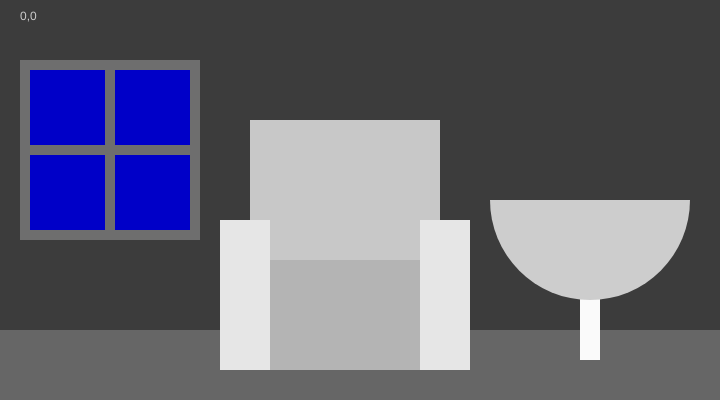
Frame 1 (no input)
Frame 60 (no input): identical to frame 1, image omitted
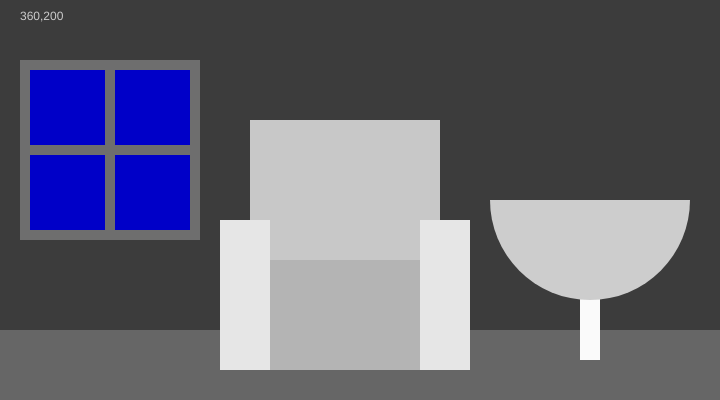
Frame 120 (the mouse pressed at the canvas centre since frame 60)

The p5.js sketch that drew these frames (run headless with seeded random() and noise() and a simulated clock; from frame 60 on, the mouse is pressed at the canvas centre):

// p5.js sketch
// ── sketch.js
function setup() {
  createCanvas(720, 400);
  
}




function draw() {
  // Sets the screen to be 720 pixels wide and 400 pixels high
  background(60);
  noStroke();

  //character and ears
  //fill(220);
  //triangle(240, 110, 220, 140, 220, 100);
  
  //fill(220);
  //triangle(80, 20, 60, 50, 80, 50);

  //fill(255);
  //ellipse(252, 144, 72, 72);
  
  //window
  fill(110);
  rect(20, 60, 180, 180);
  
  fill(color(0, 0, 200));
  rect(30, 70, 160, 160);
  
  fill(110);
  rect(30, 145, 160, 10);
  rect(105, 70, 10, 160);
  
  //ground
  fill(102);
  rect(0, 330, 720, 330);
  
  //throne
  fill(200);
  rect(250, 120, 190, 250);
  
  fill(180);
  rect(250,260, 190, 110),
  
  fill(230);
  rect(220, 220, 50, 150);
  rect(420, 220, 50, 150);
  


//designing table
  
  fill(250);
  rect(580, 260, 20, 100);
  
  fill(205);
  arc(590, 200, 200, 200, 0, PI);
  
  //tracker
  text(mouseX +"," + mouseY, 20, 20)
}

function mouseReleased() {
  print(mouseX + ", " + mouseY);
}
